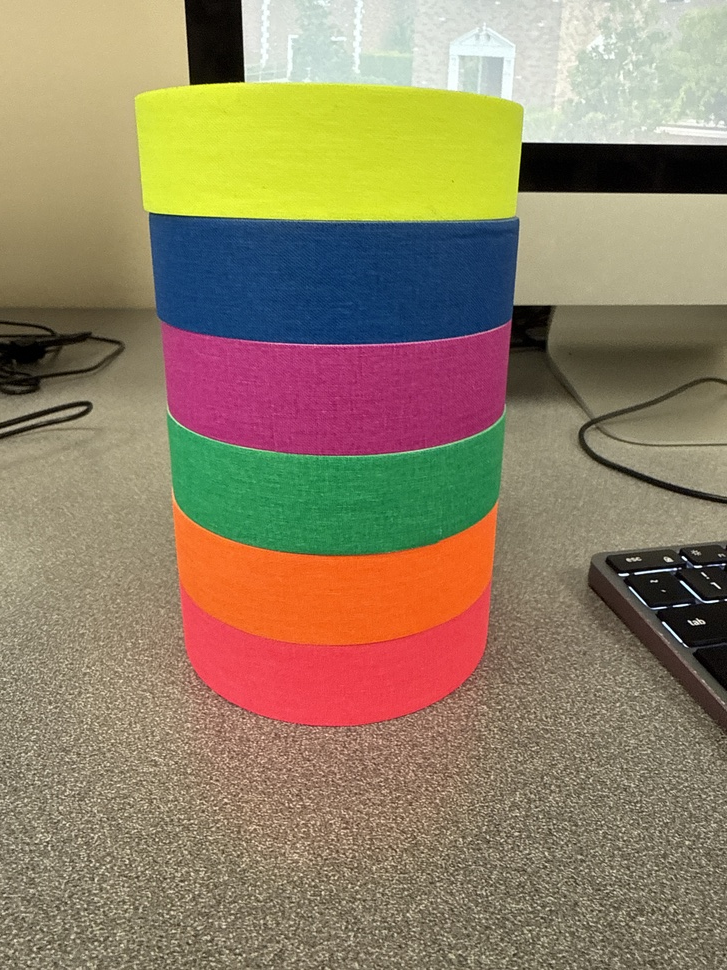
#> input picture IMG_5133.jpeg, 727 x 970 px, shrunk from 3024 x 4032 before the run
$ python -i original_detection.py   (imports and definitions only)
#> lines starting #> are read from the running program, lines starting #| are printed output that depends on the picture; after the words box and inside, x2 and y2 are one past the last pixel; in counts of white or black regions, pixels touching at a corner belong together; long printed decimals are rounded
#> further down, picture is the input picture: shape (970, 727, 3); mean B, G, R 102.8, 129.8, 145.9
import copy
import math
import time

import cv2
import numpy as np


def compute_slope(line):
    x1, y1, x2, y2 = line

    if x2 - x1 == 0:
        return 0

    return (y2 - y1) / (x2 - x1)


def compute_length(line):
    x1, y1, x2, y2 = line

    return np.sqrt((y2 - y1) ** 2 + (x2 - x1) ** 2)


def update(line, x1, y1, x2, y2, slope):
    x1 = min(x1, line[0])
    x2 = max(x2, line[2])

    if slope > 0:
        y2 = max(y2, line[3])
        y1 = min(y1, line[1])
    else:
        y2 = min(y2, line[3])
        y1 = max(y1, line[1])

    return x1, y1, x2, y2


def compute_line(lines):
    used = [False] * len(lines)
    ans = []

    for i in range(len(lines)):
        if used[i] == False:
            used[i] == True

            x1, y1, x2, y2 = lines[i][0]
            base_slope = compute_slope(lines[i][0])

            if base_slope < 0.1 and base_slope > -0.1:
                for j in range(i, len(lines)):
                    temp = compute_slope(lines[j][0])

                    if (
                        used[j] == False
                        and temp < 0.1
                        and temp > -0.1
                        and lines[j][0][1] < y1 + 40
                        and lines[j][0][1] > y1 - 40
                    ):
                        x1, y1, x2, y2 = update(
                            lines[j][0], x1, y1, x2, y2, temp
                        )
                        used[j] = True

                ans.append([x1, int((y1 + y2) / 2), x2, int((y1 + y2) / 2)])
            else:
                for j in range(i, len(lines)):
                    temp = compute_slope(lines[j][0])

                    if (
                        used[j] == False
                        and temp < base_slope + 0.20
                        and temp > base_slope - 0.20
                    ):
                        x1, y1, x2, y2 = update(
                            lines[j][0], x1, y1, x2, y2, temp
                        )
                        used[j] = True
                ans.append([x1, y1, x2, y2])

    return ans


def compute_center(lines, frame):
    neg = [0, 0, 0, 0]
    pos = [0, 0, 0, 0]

    for line in lines:
        if compute_slope(line) > 0.5 and compute_length(line) > compute_length(
            pos
        ):
            pos = line.copy()
        elif compute_slope(line) < -0.5 and compute_length(
            line
        ) > compute_length(neg):
            neg = line.copy()

    positive_slope = compute_slope(pos)
    negative_slope = compute_slope(neg)

    if (
        -negative_slope > positive_slope - 0.5
        and -negative_slope < positive_slope + 0.5
    ):
        if neg[3] > pos[1]:
            if negative_slope != 0:
                neg[2] = int(neg[2] - (neg[3] - pos[1]) / negative_slope)
            neg[3] = pos[1]
        else:
            if positive_slope != 0:
                pos[0] = int(pos[0] + (neg[3] - pos[1]) / positive_slope)
            pos[1] = neg[3]

        if neg[1] < pos[3]:
            if negative_slope != 0:
                neg[0] = int(neg[0] - (neg[1] - pos[3]) / negative_slope)
            neg[1] = pos[3]
        else:
            if positive_slope != 0:
                pos[2] = int(pos[2] + (neg[1] - pos[3]) / positive_slope)
            pos[3] = neg[1]
        temp = int(
            (int((pos[2] + neg[0]) / 2) + int((pos[0] + neg[2]) / 2)) / 2
        )
        cv2.line(frame, (pos[0], pos[1]), (pos[2], pos[3]), (0, 255, 0), 10)
        cv2.line(frame, (neg[0], neg[1]), (neg[2], neg[3]), (0, 255, 0), 10)
        return [temp + 1, pos[1], temp, pos[3]]
    else:
        return [0, 0, 0, 0]


def process_frame(frame):
    hsv = cv2.cvtColor(frame, cv2.COLOR_BGR2HSV)
#> hsv: shape (970, 727, 3); mean H, S, V 44.4, 101.6, 156.8
    gray = cv2.cvtColor(frame, cv2.COLOR_BGR2GRAY)
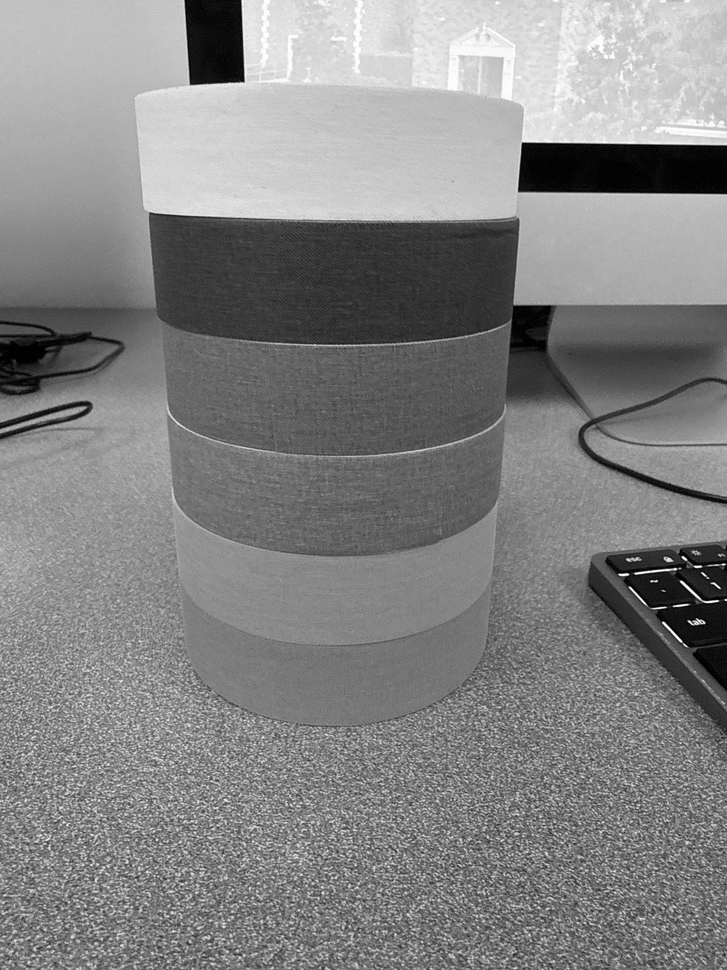
#> gray: shape (970, 727); min 0, max 255, mean 131.5

    lower_blue = np.array([110, 50, 50])
    upper_blue = np.array([130, 255, 255])
    mask = cv2.inRange(hsv, lower_blue, upper_blue)
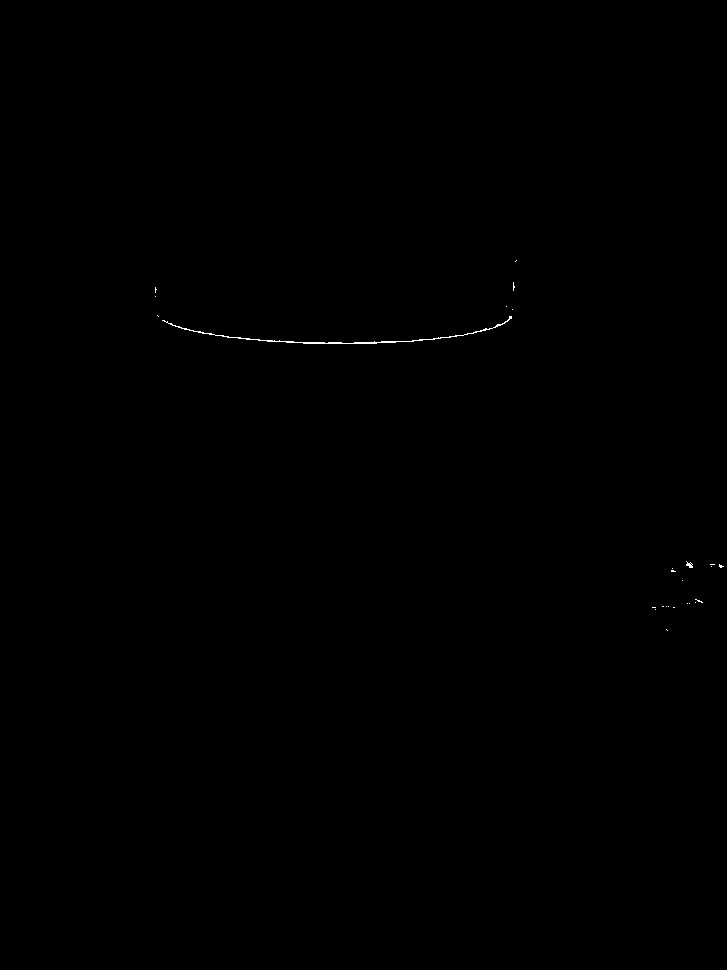
#> mask: shape (970, 727); 0.09% white in thin lines or dots, all inside (x1, y1, x2, y2) = (155, 260, 724, 631)
    res = cv2.bitwise_and(frame, frame, mask=mask)

    blurred = cv2.GaussianBlur(gray, (5, 5), 0)
    edges = cv2.Canny(blurred, 50, 150)
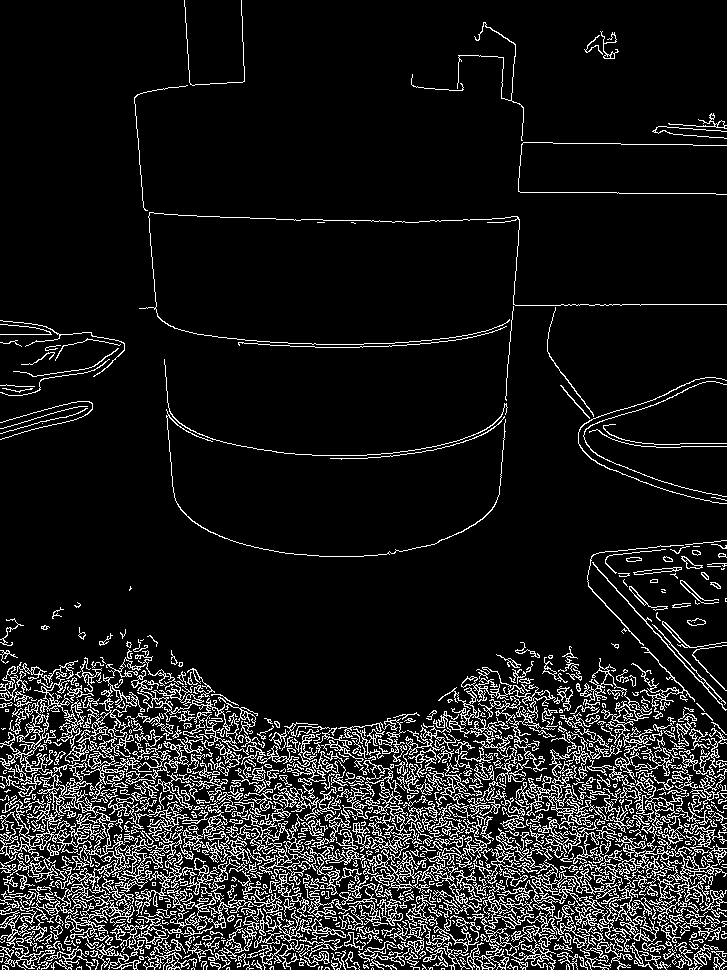
#> edges: shape (970, 727); 10.7% white in thin lines or dots
    lines = cv2.HoughLinesP(
        edges, 1, np.pi / 180, 80, minLineLength=60, maxLineGap=20
    )
#> lines = 463 rows, first 6: [1, 747, 720, 927], [1, 686, 719, 905], [5, 892, 714, 805], [9, 916, 726, 916], [7, 917, 725, 955], [2, 780, 722, 730]

    n_lines = []
    centerline = []
    if lines is not None:
        for line in lines:
            print(compute_slope(line[0]))
#> this loop made 463 passes
#| 0.2503
#| 0.305
#| -0.1227
#| 0.0
#| 0.05292
#| -0.06944
#| -0.1411
#| -0.249
#> (further printed lines are left out)
    if lines is not None:
        n_lines = compute_line(lines)
#> in compute_line, `used = [False] * len(lines)`: used = 463 items, first 6: False, False, False, False, False, False
#> the loop in compute_line, `for i in range(len(lines)):` made 463 passes
#> base_slope on pass 1: 0.25
        centerline = compute_center(n_lines, frame)
#> the loop in compute_center, `for line in lines:` made 13 passes
#> line on passes 1 to 12: [0, 430, 726, 969], [0, 731, 726, 735], [467, 968, 488, 668], [588, 553, 725, 734], [0, 950, 712, 377], [469, 890, 516, 257], [188, 670, 209, 957], [147, 210, 157, 316], [203, 765, 224, 966], [181, 662, 191, 856], [517, 647, 725, 899], [138, 148, 144, 209]

    if n_lines is not None:
        for line in n_lines:
            x1, y1, x2, y2 = line

            if compute_slope(line) < 0.1 and compute_slope(line) > -0.1:
               #cv2.line(frame, (x1, y1), (x2, y2), (0, 0, 255), 10)
                continue
            elif compute_length(line) > 200:
                #cv2.line(frame, (x1, y1), (x2, y2), (0, 255, 0), 10)
                continue
#> this loop made 13 passes

    if centerline and compute_slope(centerline) != 0:
        x1, y1, x2, y2 = centerline
        cv2.line(frame, (x1, y1), (x2, y2), (255, 0, 0), 10)
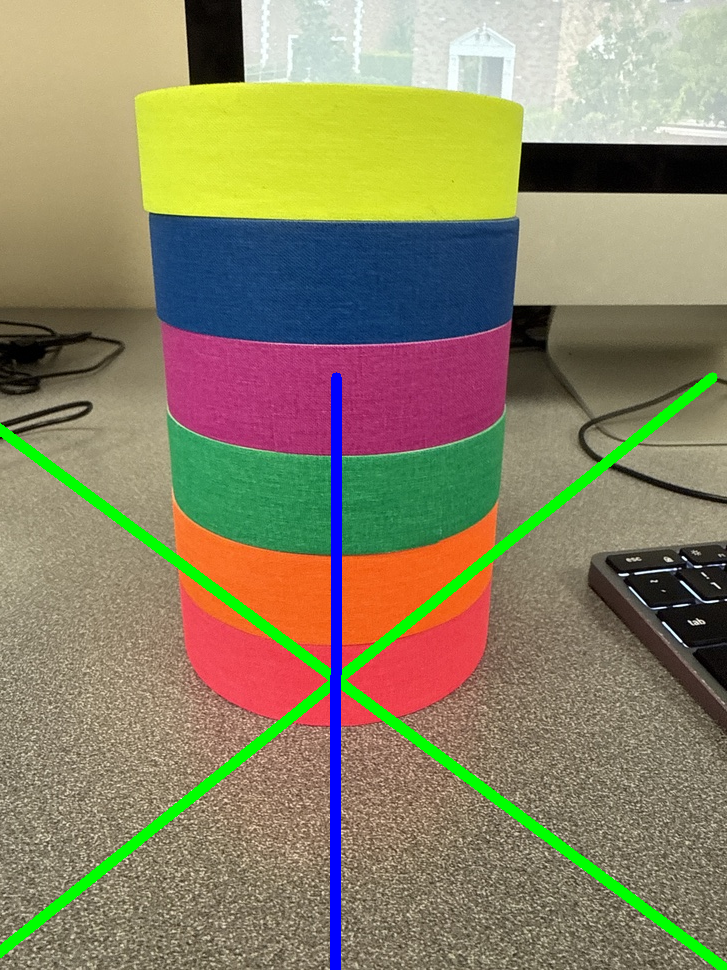
#> frame: shape (970, 727, 3); mean B, G, R 101.9, 132.6, 139.8

    return frame

>>> import cv2
>>> picture = cv2.imread('IMG_5133.jpeg')
>>> result = process_frame(picture)
